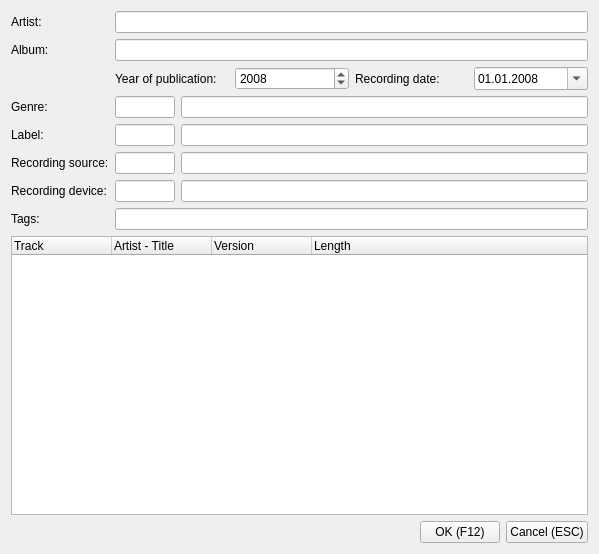
<?xml version="1.0" encoding="UTF-8"?>
<ui version="4.0">
 <class>CDDBImport</class>
 <widget class="QDialog" name="CDDBImport">
  <property name="geometry">
   <rect>
    <x>0</x>
    <y>0</y>
    <width>599</width>
    <height>554</height>
   </rect>
  </property>
  <property name="windowTitle">
   <string>Import from CDDB</string>
  </property>
  <layout class="QVBoxLayout" name="verticalLayout">
   <item>
    <layout class="QGridLayout" name="gridLayout">
     <item row="1" column="0">
      <widget class="QLabel" name="label_7">
       <property name="text">
        <string>Album:</string>
       </property>
      </widget>
     </item>
     <item row="4" column="0">
      <widget class="QLabel" name="label_57">
       <property name="text">
        <string>Label:</string>
       </property>
      </widget>
     </item>
     <item row="3" column="0">
      <widget class="QLabel" name="label_50">
       <property name="text">
        <string>Genre:</string>
       </property>
      </widget>
     </item>
     <item row="1" column="1">
      <widget class="QLineEdit" name="album">
       <property name="maxLength">
        <number>1024</number>
       </property>
      </widget>
     </item>
     <item row="3" column="1">
      <layout class="QHBoxLayout" name="horizontalLayout_6">
       <item>
        <widget class="QLineEdit" name="genreId">
         <property name="sizePolicy">
          <sizepolicy hsizetype="MinimumExpanding" vsizetype="Fixed">
           <horstretch>0</horstretch>
           <verstretch>0</verstretch>
          </sizepolicy>
         </property>
         <property name="minimumSize">
          <size>
           <width>30</width>
           <height>0</height>
          </size>
         </property>
         <property name="maximumSize">
          <size>
           <width>60</width>
           <height>16777215</height>
          </size>
         </property>
         <property name="maxLength">
          <number>1024</number>
         </property>
        </widget>
       </item>
       <item>
        <widget class="QLineEdit" name="genre">
         <property name="maxLength">
          <number>1024</number>
         </property>
        </widget>
       </item>
      </layout>
     </item>
     <item row="6" column="0">
      <widget class="QLabel" name="label_68">
       <property name="text">
        <string>Recording device:</string>
       </property>
      </widget>
     </item>
     <item row="4" column="1">
      <layout class="QHBoxLayout" name="horizontalLayout">
       <item>
        <widget class="QLineEdit" name="labelId">
         <property name="maximumSize">
          <size>
           <width>60</width>
           <height>16777215</height>
          </size>
         </property>
         <property name="maxLength">
          <number>1024</number>
         </property>
        </widget>
       </item>
       <item>
        <widget class="QLineEdit" name="labelName">
         <property name="maxLength">
          <number>1024</number>
         </property>
        </widget>
       </item>
      </layout>
     </item>
     <item row="6" column="1">
      <layout class="QHBoxLayout" name="horizontalLayout_3">
       <item>
        <widget class="QLineEdit" name="recordDeviceId">
         <property name="minimumSize">
          <size>
           <width>40</width>
           <height>0</height>
          </size>
         </property>
         <property name="maximumSize">
          <size>
           <width>60</width>
           <height>16777215</height>
          </size>
         </property>
         <property name="maxLength">
          <number>1024</number>
         </property>
        </widget>
       </item>
       <item>
        <widget class="QLineEdit" name="recordDevice">
         <property name="maxLength">
          <number>1024</number>
         </property>
        </widget>
       </item>
      </layout>
     </item>
     <item row="2" column="1">
      <layout class="QHBoxLayout" name="horizontalLayout_4">
       <item>
        <widget class="QLabel" name="label_53">
         <property name="text">
          <string>Year of publication:</string>
         </property>
        </widget>
       </item>
       <item>
        <widget class="QDateEdit" name="releaseDate">
         <property name="dateTime">
          <datetime>
           <hour>0</hour>
           <minute>0</minute>
           <second>0</second>
           <year>2008</year>
           <month>1</month>
           <day>1</day>
          </datetime>
         </property>
         <property name="date">
          <date>
           <year>2008</year>
           <month>1</month>
           <day>1</day>
          </date>
         </property>
         <property name="displayFormat">
          <string>yyyy</string>
         </property>
         <property name="calendarPopup">
          <bool>false</bool>
         </property>
        </widget>
       </item>
       <item>
        <widget class="QLabel" name="label_54">
         <property name="text">
          <string>Recording date:</string>
         </property>
        </widget>
       </item>
       <item>
        <widget class="QDateEdit" name="recordDate">
         <property name="date">
          <date>
           <year>2008</year>
           <month>1</month>
           <day>1</day>
          </date>
         </property>
         <property name="displayFormat">
          <string>dd.MM.yyyy</string>
         </property>
         <property name="calendarPopup">
          <bool>true</bool>
         </property>
        </widget>
       </item>
      </layout>
     </item>
     <item row="5" column="0">
      <widget class="QLabel" name="label_67">
       <property name="text">
        <string>Recording source:</string>
       </property>
      </widget>
     </item>
     <item row="7" column="0">
      <widget class="QLabel" name="label_63">
       <property name="text">
        <string>Tags:</string>
       </property>
      </widget>
     </item>
     <item row="7" column="1">
      <widget class="QLineEdit" name="tags">
       <property name="maxLength">
        <number>2048</number>
       </property>
      </widget>
     </item>
     <item row="5" column="1">
      <layout class="QHBoxLayout" name="horizontalLayout_2">
       <item>
        <widget class="QLineEdit" name="recordSourceId">
         <property name="minimumSize">
          <size>
           <width>40</width>
           <height>0</height>
          </size>
         </property>
         <property name="maximumSize">
          <size>
           <width>60</width>
           <height>16777215</height>
          </size>
         </property>
         <property name="maxLength">
          <number>1024</number>
         </property>
        </widget>
       </item>
       <item>
        <widget class="QLineEdit" name="recordSource">
         <property name="maxLength">
          <number>1024</number>
         </property>
        </widget>
       </item>
      </layout>
     </item>
     <item row="0" column="0">
      <widget class="QLabel" name="label_49">
       <property name="text">
        <string>Artist:</string>
       </property>
      </widget>
     </item>
     <item row="0" column="1">
      <widget class="QLineEdit" name="artist">
       <property name="maxLength">
        <number>1024</number>
       </property>
      </widget>
     </item>
    </layout>
   </item>
   <item>
    <widget class="QTreeWidget" name="tracklist">
     <property name="showDropIndicator" stdset="0">
      <bool>false</bool>
     </property>
     <property name="alternatingRowColors">
      <bool>true</bool>
     </property>
     <property name="rootIsDecorated">
      <bool>false</bool>
     </property>
     <property name="expandsOnDoubleClick">
      <bool>false</bool>
     </property>
     <column>
      <property name="text">
       <string>Track</string>
      </property>
     </column>
     <column>
      <property name="text">
       <string>Artist - Title</string>
      </property>
     </column>
     <column>
      <property name="text">
       <string>Version</string>
      </property>
     </column>
     <column>
      <property name="text">
       <string>Length</string>
      </property>
     </column>
    </widget>
   </item>
   <item>
    <layout class="QHBoxLayout" name="horizontalLayout_5">
     <item>
      <spacer name="horizontalSpacer_3">
       <property name="orientation">
        <enum>Qt::Horizontal</enum>
       </property>
       <property name="sizeHint" stdset="0">
        <size>
         <width>40</width>
         <height>20</height>
        </size>
       </property>
      </spacer>
     </item>
     <item>
      <widget class="QPushButton" name="okButton">
       <property name="text">
        <string>OK (F12)</string>
       </property>
       <property name="icon">
        <iconset resource="../../resources.qrc">
         <normaloff>:/icons/resources/button_ok.png</normaloff>:/icons/resources/button_ok.png</iconset>
       </property>
       <property name="autoDefault">
        <bool>false</bool>
       </property>
      </widget>
     </item>
     <item>
      <widget class="QPushButton" name="cancelButton">
       <property name="text">
        <string>Cancel (ESC)</string>
       </property>
       <property name="icon">
        <iconset resource="../../resources.qrc">
         <normaloff>:/icons/resources/cancel.png</normaloff>:/icons/resources/cancel.png</iconset>
       </property>
       <property name="autoDefault">
        <bool>false</bool>
       </property>
      </widget>
     </item>
    </layout>
   </item>
  </layout>
 </widget>
 <tabstops>
  <tabstop>artist</tabstop>
  <tabstop>album</tabstop>
  <tabstop>releaseDate</tabstop>
  <tabstop>recordDate</tabstop>
  <tabstop>genreId</tabstop>
  <tabstop>genre</tabstop>
  <tabstop>labelId</tabstop>
  <tabstop>labelName</tabstop>
  <tabstop>recordSourceId</tabstop>
  <tabstop>recordSource</tabstop>
  <tabstop>recordDeviceId</tabstop>
  <tabstop>recordDevice</tabstop>
  <tabstop>tags</tabstop>
  <tabstop>okButton</tabstop>
  <tabstop>cancelButton</tabstop>
 </tabstops>
 <resources>
  <include location="../../resources.qrc"/>
 </resources>
 <connections/>
</ui>
